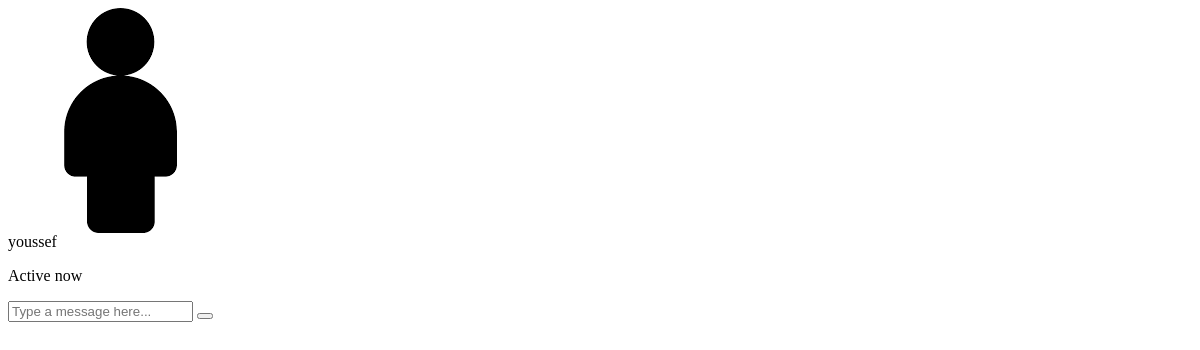
/Php/data2.php?userid=234920460, run on an earlier commit of the app's database.
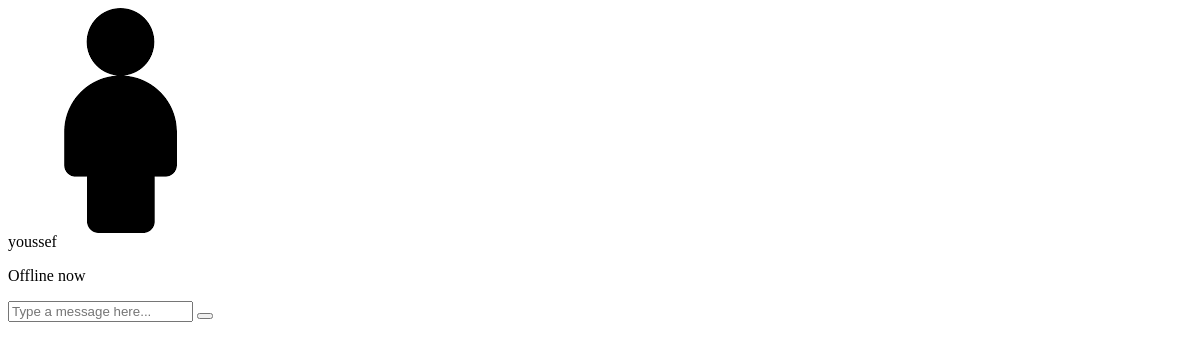
And on a later commit of the database.
### tables this page shows
CREATE TABLE `users` (
  `type` varchar(100) NOT NULL,
  `userid` int(100) NOT NULL,
  `email` varchar(100) NOT NULL,
  `password` varchar(100) NOT NULL,
  `username` varchar(100) NOT NULL,
  `gender` varchar(100) NOT NULL,
  `image` varchar(100) NOT NULL,
  `status` varchar(255) NOT NULL DEFAULT 'Offline now',
  `unique_id` int(255) DEFAULT NULL
);

### Php/data2.php (the view, shortened to what this page needs)
    <?php
    $output = "";
              include"DBConnection.php";
          $userid = mysqli_real_escape_string($conn, $_GET['userid']);
          $sql2 = mysqli_query($conn, "SELECT * FROM users WHERE unique_id = {$userid}");
          if(mysqli_num_rows($sql2) > 0){
            $row2 = mysqli_fetch_assoc($sql2);
          }
        if($_SESSION['Type'] != "Auditor") {
          $output .= '<header>
          <a  class="back-icon" onclick= "back_icon('.$_GET['userid'].')" ><i class="fas fa-arrow-left"></i></a>
          <img src="'. $row2['image'] .'" alt="">
          <div class="details">
            <span>'. $row2['username'] .'</span>
            <p>'. $row2['status'] .'</p>
          </div>
        </header>
        <div class="chat-box">
        </div>
        <form action="#" class="typing-area" id = "uploadImage"  enctype="multipart/form-data">
          <div class="image-upload">
              <label for="uploadFile">
                <i class="fa fa-upload" aria-hidden="true"></i>
              </label>
              <input name="uploadFile" id="uploadFile" type="file" onchange="showPreview(event)">
              <input type="text" class="hiddenImageName" name="hiddenImageName" hidden>
          </div>
          <input type="text" class="incoming_id" name="incoming_id" value="'. $row2['unique_id'] .'" hidden>
          <input type="text" id = "input-field" name="message" class="input-field" placeholder="Type a message here..." autocomplete="off">
          <button><i class="fab fa-telegram-plane"></i></button>
        </form>
        ';
    }
    echo $output;
?>

What changed in the data, as far as the page shows it:
changed users "youssef": status "Active now" → "Offline now"
